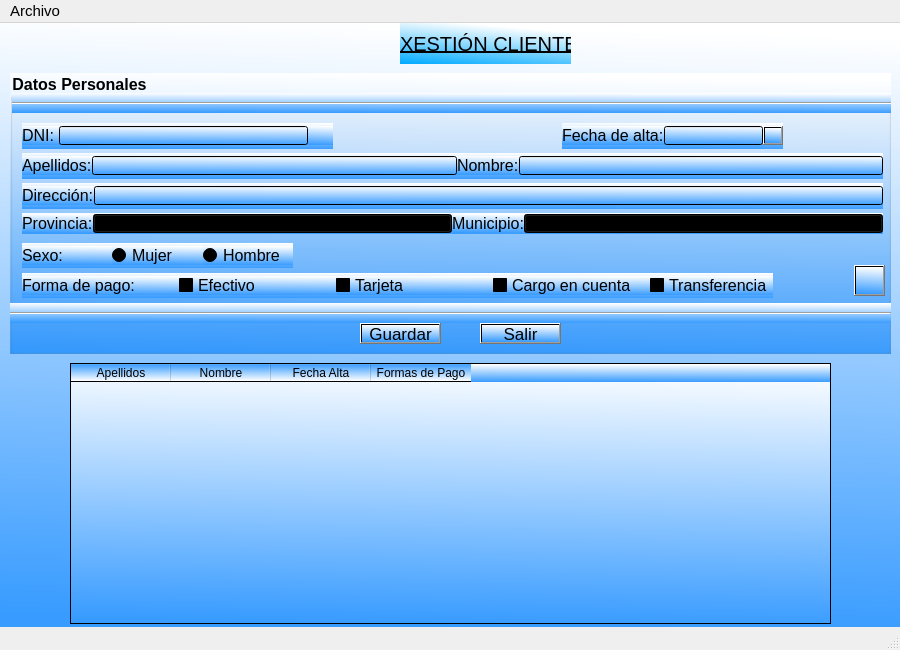
<?xml version="1.0" encoding="UTF-8"?>
<ui version="4.0">
 <class>MainWindow</class>
 <widget class="QMainWindow" name="MainWindow">
  <property name="geometry">
   <rect>
    <x>0</x>
    <y>0</y>
    <width>900</width>
    <height>650</height>
   </rect>
  </property>
  <property name="sizePolicy">
   <sizepolicy hsizetype="Expanding" vsizetype="Fixed">
    <horstretch>0</horstretch>
    <verstretch>0</verstretch>
   </sizepolicy>
  </property>
  <property name="maximumSize">
   <size>
    <width>1024</width>
    <height>800</height>
   </size>
  </property>
  <property name="font">
   <font>
    <pointsize>11</pointsize>
   </font>
  </property>
  <property name="windowTitle">
   <string>IMPORT - EXPORT TEIS</string>
  </property>
  <property name="styleSheet">
   <string notr="true"/>
  </property>
  <widget class="QWidget" name="centralwidget">
   <property name="styleSheet">
    <string notr="true"> QWidget{background-color: qlineargradient(spread:pad, x1:0.414, y1:1, x2:0.46, y2:0, stop:0 rgba(55, 155, 255, 255), stop:1 rgba(255, 255, 255, 255));} </string>
   </property>
   <widget class="QGroupBox" name="groupBox">
    <property name="geometry">
     <rect>
      <x>10</x>
      <y>50</y>
      <width>881</width>
      <height>281</height>
     </rect>
    </property>
    <property name="font">
     <font>
      <pointsize>12</pointsize>
      <weight>75</weight>
      <bold>true</bold>
     </font>
    </property>
    <property name="title">
     <string>Datos Personales</string>
    </property>
    <property name="alignment">
     <set>Qt::AlignLeading|Qt::AlignLeft|Qt::AlignVCenter</set>
    </property>
    <widget class="QWidget" name="horizontalLayoutWidget_5">
     <property name="geometry">
      <rect>
       <x>12</x>
       <y>170</y>
       <width>271</width>
       <height>25</height>
      </rect>
     </property>
     <layout class="QHBoxLayout" name="horizontalLayout_5">
      <property name="spacing">
       <number>0</number>
      </property>
      <item>
       <widget class="QLabel" name="lblSexo">
        <property name="maximumSize">
         <size>
          <width>16777215</width>
          <height>19</height>
         </size>
        </property>
        <property name="font">
         <font>
          <pointsize>12</pointsize>
         </font>
        </property>
        <property name="text">
         <string>Sexo:</string>
        </property>
       </widget>
      </item>
      <item>
       <widget class="QRadioButton" name="rbtFem">
        <property name="maximumSize">
         <size>
          <width>16777215</width>
          <height>19</height>
         </size>
        </property>
        <property name="font">
         <font>
          <pointsize>12</pointsize>
         </font>
        </property>
        <property name="text">
         <string>Mujer</string>
        </property>
        <attribute name="buttonGroup">
         <string notr="true">rbtGroupSex</string>
        </attribute>
       </widget>
      </item>
      <item>
       <widget class="QRadioButton" name="rbtHom">
        <property name="maximumSize">
         <size>
          <width>16777215</width>
          <height>19</height>
         </size>
        </property>
        <property name="font">
         <font>
          <pointsize>12</pointsize>
         </font>
        </property>
        <property name="text">
         <string>Hombre</string>
        </property>
        <attribute name="buttonGroup">
         <string notr="true">rbtGroupSex</string>
        </attribute>
       </widget>
      </item>
     </layout>
    </widget>
    <widget class="QWidget" name="horizontalLayoutWidget_3">
     <property name="geometry">
      <rect>
       <x>12</x>
       <y>110</y>
       <width>861</width>
       <height>26</height>
      </rect>
     </property>
     <layout class="QHBoxLayout" name="horizontalLayout_3">
      <property name="spacing">
       <number>0</number>
      </property>
      <property name="sizeConstraint">
       <enum>QLayout::SetNoConstraint</enum>
      </property>
      <item>
       <widget class="QLabel" name="lblDir">
        <property name="maximumSize">
         <size>
          <width>16777215</width>
          <height>19</height>
         </size>
        </property>
        <property name="font">
         <font>
          <pointsize>12</pointsize>
         </font>
        </property>
        <property name="text">
         <string>Dirección:</string>
        </property>
       </widget>
      </item>
      <item>
       <widget class="QLineEdit" name="txtDir">
        <property name="maximumSize">
         <size>
          <width>16777215</width>
          <height>19</height>
         </size>
        </property>
        <property name="font">
         <font>
          <pointsize>11</pointsize>
         </font>
        </property>
       </widget>
      </item>
     </layout>
    </widget>
    <widget class="QWidget" name="horizontalLayoutWidget">
     <property name="geometry">
      <rect>
       <x>12</x>
       <y>50</y>
       <width>311</width>
       <height>26</height>
      </rect>
     </property>
     <layout class="QHBoxLayout" name="horizontalLayout">
      <property name="spacing">
       <number>0</number>
      </property>
      <property name="sizeConstraint">
       <enum>QLayout::SetNoConstraint</enum>
      </property>
      <item>
       <widget class="QLabel" name="lblDNI">
        <property name="maximumSize">
         <size>
          <width>16777215</width>
          <height>19</height>
         </size>
        </property>
        <property name="font">
         <font>
          <pointsize>12</pointsize>
          <weight>50</weight>
          <bold>false</bold>
         </font>
        </property>
        <property name="text">
         <string>DNI: </string>
        </property>
       </widget>
      </item>
      <item>
       <widget class="QLineEdit" name="txtDNI">
        <property name="maximumSize">
         <size>
          <width>16777215</width>
          <height>19</height>
         </size>
        </property>
        <property name="font">
         <font>
          <pointsize>11</pointsize>
         </font>
        </property>
       </widget>
      </item>
      <item>
       <widget class="QLabel" name="lblValidoDNI">
        <property name="minimumSize">
         <size>
          <width>25</width>
          <height>0</height>
         </size>
        </property>
        <property name="maximumSize">
         <size>
          <width>16777215</width>
          <height>19</height>
         </size>
        </property>
        <property name="font">
         <font>
          <pointsize>14</pointsize>
         </font>
        </property>
        <property name="text">
         <string/>
        </property>
       </widget>
      </item>
     </layout>
    </widget>
    <widget class="QWidget" name="horizontalLayoutWidget_7">
     <property name="geometry">
      <rect>
       <x>552</x>
       <y>50</y>
       <width>221</width>
       <height>26</height>
      </rect>
     </property>
     <layout class="QHBoxLayout" name="horizontalLayout_7">
      <property name="spacing">
       <number>0</number>
      </property>
      <item>
       <widget class="QLabel" name="lblAlta">
        <property name="maximumSize">
         <size>
          <width>16777215</width>
          <height>19</height>
         </size>
        </property>
        <property name="font">
         <font>
          <pointsize>12</pointsize>
         </font>
        </property>
        <property name="text">
         <string>Fecha de alta:</string>
        </property>
       </widget>
      </item>
      <item>
       <widget class="QLineEdit" name="txtAltaCli">
        <property name="maximumSize">
         <size>
          <width>100</width>
          <height>19</height>
         </size>
        </property>
        <property name="font">
         <font>
          <pointsize>11</pointsize>
         </font>
        </property>
        <property name="alignment">
         <set>Qt::AlignRight|Qt::AlignTrailing|Qt::AlignVCenter</set>
        </property>
       </widget>
      </item>
      <item>
       <widget class="QPushButton" name="btnCalendar">
        <property name="maximumSize">
         <size>
          <width>20</width>
          <height>19</height>
         </size>
        </property>
        <property name="text">
         <string/>
        </property>
        <property name="icon">
         <iconset>
          <normaloff>img/iconoCal1.png</normaloff>img/iconoCal1.png</iconset>
        </property>
        <property name="iconSize">
         <size>
          <width>16</width>
          <height>16</height>
         </size>
        </property>
       </widget>
      </item>
     </layout>
    </widget>
    <widget class="QWidget" name="horizontalLayoutWidget_2">
     <property name="geometry">
      <rect>
       <x>12</x>
       <y>80</y>
       <width>861</width>
       <height>26</height>
      </rect>
     </property>
     <layout class="QHBoxLayout" name="horizontalLayout_2">
      <property name="spacing">
       <number>0</number>
      </property>
      <property name="sizeConstraint">
       <enum>QLayout::SetNoConstraint</enum>
      </property>
      <item>
       <widget class="QLabel" name="lblApel">
        <property name="maximumSize">
         <size>
          <width>16777215</width>
          <height>19</height>
         </size>
        </property>
        <property name="font">
         <font>
          <pointsize>12</pointsize>
         </font>
        </property>
        <property name="text">
         <string>Apellidos:</string>
        </property>
       </widget>
      </item>
      <item>
       <widget class="QLineEdit" name="txtApel">
        <property name="maximumSize">
         <size>
          <width>16777215</width>
          <height>19</height>
         </size>
        </property>
        <property name="font">
         <font>
          <pointsize>11</pointsize>
         </font>
        </property>
       </widget>
      </item>
      <item>
       <widget class="QLabel" name="lblNome">
        <property name="maximumSize">
         <size>
          <width>16777215</width>
          <height>19</height>
         </size>
        </property>
        <property name="font">
         <font>
          <pointsize>12</pointsize>
         </font>
        </property>
        <property name="text">
         <string>Nombre:</string>
        </property>
       </widget>
      </item>
      <item>
       <widget class="QLineEdit" name="txtNome">
        <property name="maximumSize">
         <size>
          <width>16777215</width>
          <height>19</height>
         </size>
        </property>
        <property name="font">
         <font>
          <pointsize>11</pointsize>
         </font>
        </property>
       </widget>
      </item>
     </layout>
    </widget>
    <widget class="QWidget" name="horizontalLayoutWidget_6">
     <property name="geometry">
      <rect>
       <x>12</x>
       <y>140</y>
       <width>861</width>
       <height>21</height>
      </rect>
     </property>
     <layout class="QHBoxLayout" name="horizontalLayout_6">
      <property name="spacing">
       <number>0</number>
      </property>
      <item>
       <widget class="QLabel" name="lblPro">
        <property name="sizePolicy">
         <sizepolicy hsizetype="Preferred" vsizetype="Preferred">
          <horstretch>0</horstretch>
          <verstretch>0</verstretch>
         </sizepolicy>
        </property>
        <property name="maximumSize">
         <size>
          <width>16777215</width>
          <height>19</height>
         </size>
        </property>
        <property name="font">
         <font>
          <pointsize>12</pointsize>
         </font>
        </property>
        <property name="text">
         <string>Provincia:</string>
        </property>
       </widget>
      </item>
      <item>
       <widget class="QComboBox" name="cmbProv">
        <property name="sizePolicy">
         <sizepolicy hsizetype="Expanding" vsizetype="Fixed">
          <horstretch>0</horstretch>
          <verstretch>0</verstretch>
         </sizepolicy>
        </property>
        <property name="maximumSize">
         <size>
          <width>16777215</width>
          <height>19</height>
         </size>
        </property>
       </widget>
      </item>
      <item>
       <widget class="QLabel" name="lblMun">
        <property name="sizePolicy">
         <sizepolicy hsizetype="Preferred" vsizetype="Preferred">
          <horstretch>0</horstretch>
          <verstretch>0</verstretch>
         </sizepolicy>
        </property>
        <property name="maximumSize">
         <size>
          <width>16777215</width>
          <height>19</height>
         </size>
        </property>
        <property name="font">
         <font>
          <pointsize>12</pointsize>
         </font>
        </property>
        <property name="text">
         <string>Municipio:</string>
        </property>
       </widget>
      </item>
      <item>
       <widget class="QComboBox" name="cmbMun">
        <property name="sizePolicy">
         <sizepolicy hsizetype="Expanding" vsizetype="Fixed">
          <horstretch>0</horstretch>
          <verstretch>0</verstretch>
         </sizepolicy>
        </property>
        <property name="maximumSize">
         <size>
          <width>16777215</width>
          <height>19</height>
         </size>
        </property>
       </widget>
      </item>
     </layout>
    </widget>
    <widget class="Line" name="line_2">
     <property name="geometry">
      <rect>
       <x>2</x>
       <y>20</y>
       <width>881</width>
       <height>20</height>
      </rect>
     </property>
     <property name="autoFillBackground">
      <bool>false</bool>
     </property>
     <property name="orientation">
      <enum>Qt::Horizontal</enum>
     </property>
    </widget>
    <widget class="QWidget" name="horizontalLayoutWidget_4">
     <property name="geometry">
      <rect>
       <x>12</x>
       <y>200</y>
       <width>751</width>
       <height>25</height>
      </rect>
     </property>
     <layout class="QHBoxLayout" name="horizontalLayout_4">
      <property name="spacing">
       <number>0</number>
      </property>
      <item>
       <widget class="QLabel" name="lblFormapago">
        <property name="sizePolicy">
         <sizepolicy hsizetype="Expanding" vsizetype="Preferred">
          <horstretch>0</horstretch>
          <verstretch>0</verstretch>
         </sizepolicy>
        </property>
        <property name="maximumSize">
         <size>
          <width>16777215</width>
          <height>19</height>
         </size>
        </property>
        <property name="font">
         <font>
          <pointsize>12</pointsize>
         </font>
        </property>
        <property name="text">
         <string>Forma de pago:</string>
        </property>
       </widget>
      </item>
      <item>
       <widget class="QCheckBox" name="chkEfectivo">
        <property name="sizePolicy">
         <sizepolicy hsizetype="Expanding" vsizetype="Fixed">
          <horstretch>0</horstretch>
          <verstretch>0</verstretch>
         </sizepolicy>
        </property>
        <property name="minimumSize">
         <size>
          <width>100</width>
          <height>0</height>
         </size>
        </property>
        <property name="maximumSize">
         <size>
          <width>16777215</width>
          <height>19</height>
         </size>
        </property>
        <property name="font">
         <font>
          <pointsize>12</pointsize>
         </font>
        </property>
        <property name="text">
         <string>Efectivo</string>
        </property>
        <attribute name="buttonGroup">
         <string notr="true">chkGroupPago</string>
        </attribute>
       </widget>
      </item>
      <item>
       <widget class="QCheckBox" name="chkTarjeta">
        <property name="sizePolicy">
         <sizepolicy hsizetype="Expanding" vsizetype="Fixed">
          <horstretch>0</horstretch>
          <verstretch>0</verstretch>
         </sizepolicy>
        </property>
        <property name="minimumSize">
         <size>
          <width>100</width>
          <height>0</height>
         </size>
        </property>
        <property name="maximumSize">
         <size>
          <width>16777215</width>
          <height>19</height>
         </size>
        </property>
        <property name="font">
         <font>
          <pointsize>12</pointsize>
         </font>
        </property>
        <property name="text">
         <string>Tarjeta</string>
        </property>
        <attribute name="buttonGroup">
         <string notr="true">chkGroupPago</string>
        </attribute>
       </widget>
      </item>
      <item>
       <widget class="QCheckBox" name="chkCargoCuenta">
        <property name="sizePolicy">
         <sizepolicy hsizetype="Expanding" vsizetype="Fixed">
          <horstretch>0</horstretch>
          <verstretch>0</verstretch>
         </sizepolicy>
        </property>
        <property name="minimumSize">
         <size>
          <width>100</width>
          <height>0</height>
         </size>
        </property>
        <property name="maximumSize">
         <size>
          <width>16777215</width>
          <height>19</height>
         </size>
        </property>
        <property name="font">
         <font>
          <pointsize>12</pointsize>
         </font>
        </property>
        <property name="text">
         <string>Cargo en cuenta</string>
        </property>
        <attribute name="buttonGroup">
         <string notr="true">chkGroupPago</string>
        </attribute>
       </widget>
      </item>
      <item>
       <widget class="QCheckBox" name="chkTransfe">
        <property name="sizePolicy">
         <sizepolicy hsizetype="Minimum" vsizetype="Expanding">
          <horstretch>0</horstretch>
          <verstretch>0</verstretch>
         </sizepolicy>
        </property>
        <property name="minimumSize">
         <size>
          <width>100</width>
          <height>0</height>
         </size>
        </property>
        <property name="maximumSize">
         <size>
          <width>16777215</width>
          <height>19</height>
         </size>
        </property>
        <property name="font">
         <font>
          <pointsize>12</pointsize>
         </font>
        </property>
        <property name="text">
         <string>Transferencia</string>
        </property>
        <attribute name="buttonGroup">
         <string notr="true">chkGroupPago</string>
        </attribute>
       </widget>
      </item>
     </layout>
    </widget>
    <widget class="Line" name="line">
     <property name="geometry">
      <rect>
       <x>0</x>
       <y>230</y>
       <width>881</width>
       <height>20</height>
      </rect>
     </property>
     <property name="autoFillBackground">
      <bool>false</bool>
     </property>
     <property name="orientation">
      <enum>Qt::Horizontal</enum>
     </property>
    </widget>
    <widget class="QPushButton" name="btnSalir">
     <property name="geometry">
      <rect>
       <x>470</x>
       <y>250</y>
       <width>81</width>
       <height>21</height>
      </rect>
     </property>
     <property name="font">
      <font>
       <pointsize>13</pointsize>
      </font>
     </property>
     <property name="text">
      <string>Salir</string>
     </property>
    </widget>
    <widget class="QPushButton" name="btnGrabaCli">
     <property name="geometry">
      <rect>
       <x>350</x>
       <y>250</y>
       <width>81</width>
       <height>21</height>
      </rect>
     </property>
     <property name="palette">
      <palette>
       <active>
        <colorrole role="Button">
         <brush brushstyle="LinearGradientPattern">
          <gradient startx="0.414000000000000" starty="1.000000000000000" endx="0.460000000000000" endy="0.000000000000000" type="LinearGradient" spread="PadSpread" coordinatemode="ObjectBoundingMode">
           <gradientstop position="0.000000000000000">
            <color alpha="255">
             <red>55</red>
             <green>155</green>
             <blue>255</blue>
            </color>
           </gradientstop>
           <gradientstop position="1.000000000000000">
            <color alpha="255">
             <red>255</red>
             <green>255</green>
             <blue>255</blue>
            </color>
           </gradientstop>
          </gradient>
         </brush>
        </colorrole>
        <colorrole role="Base">
         <brush brushstyle="LinearGradientPattern">
          <gradient startx="0.414000000000000" starty="1.000000000000000" endx="0.460000000000000" endy="0.000000000000000" type="LinearGradient" spread="PadSpread" coordinatemode="ObjectBoundingMode">
           <gradientstop position="0.000000000000000">
            <color alpha="255">
             <red>55</red>
             <green>155</green>
             <blue>255</blue>
            </color>
           </gradientstop>
           <gradientstop position="1.000000000000000">
            <color alpha="255">
             <red>255</red>
             <green>255</green>
             <blue>255</blue>
            </color>
           </gradientstop>
          </gradient>
         </brush>
        </colorrole>
        <colorrole role="Window">
         <brush brushstyle="LinearGradientPattern">
          <gradient startx="0.414000000000000" starty="1.000000000000000" endx="0.460000000000000" endy="0.000000000000000" type="LinearGradient" spread="PadSpread" coordinatemode="ObjectBoundingMode">
           <gradientstop position="0.000000000000000">
            <color alpha="255">
             <red>55</red>
             <green>155</green>
             <blue>255</blue>
            </color>
           </gradientstop>
           <gradientstop position="1.000000000000000">
            <color alpha="255">
             <red>255</red>
             <green>255</green>
             <blue>255</blue>
            </color>
           </gradientstop>
          </gradient>
         </brush>
        </colorrole>
       </active>
       <inactive>
        <colorrole role="Button">
         <brush brushstyle="LinearGradientPattern">
          <gradient startx="0.414000000000000" starty="1.000000000000000" endx="0.460000000000000" endy="0.000000000000000" type="LinearGradient" spread="PadSpread" coordinatemode="ObjectBoundingMode">
           <gradientstop position="0.000000000000000">
            <color alpha="255">
             <red>55</red>
             <green>155</green>
             <blue>255</blue>
            </color>
           </gradientstop>
           <gradientstop position="1.000000000000000">
            <color alpha="255">
             <red>255</red>
             <green>255</green>
             <blue>255</blue>
            </color>
           </gradientstop>
          </gradient>
         </brush>
        </colorrole>
        <colorrole role="Base">
         <brush brushstyle="LinearGradientPattern">
          <gradient startx="0.414000000000000" starty="1.000000000000000" endx="0.460000000000000" endy="0.000000000000000" type="LinearGradient" spread="PadSpread" coordinatemode="ObjectBoundingMode">
           <gradientstop position="0.000000000000000">
            <color alpha="255">
             <red>55</red>
             <green>155</green>
             <blue>255</blue>
            </color>
           </gradientstop>
           <gradientstop position="1.000000000000000">
            <color alpha="255">
             <red>255</red>
             <green>255</green>
             <blue>255</blue>
            </color>
           </gradientstop>
          </gradient>
         </brush>
        </colorrole>
        <colorrole role="Window">
         <brush brushstyle="LinearGradientPattern">
          <gradient startx="0.414000000000000" starty="1.000000000000000" endx="0.460000000000000" endy="0.000000000000000" type="LinearGradient" spread="PadSpread" coordinatemode="ObjectBoundingMode">
           <gradientstop position="0.000000000000000">
            <color alpha="255">
             <red>55</red>
             <green>155</green>
             <blue>255</blue>
            </color>
           </gradientstop>
           <gradientstop position="1.000000000000000">
            <color alpha="255">
             <red>255</red>
             <green>255</green>
             <blue>255</blue>
            </color>
           </gradientstop>
          </gradient>
         </brush>
        </colorrole>
       </inactive>
       <disabled>
        <colorrole role="Button">
         <brush brushstyle="LinearGradientPattern">
          <gradient startx="0.414000000000000" starty="1.000000000000000" endx="0.460000000000000" endy="0.000000000000000" type="LinearGradient" spread="PadSpread" coordinatemode="ObjectBoundingMode">
           <gradientstop position="0.000000000000000">
            <color alpha="255">
             <red>55</red>
             <green>155</green>
             <blue>255</blue>
            </color>
           </gradientstop>
           <gradientstop position="1.000000000000000">
            <color alpha="255">
             <red>255</red>
             <green>255</green>
             <blue>255</blue>
            </color>
           </gradientstop>
          </gradient>
         </brush>
        </colorrole>
        <colorrole role="Base">
         <brush brushstyle="LinearGradientPattern">
          <gradient startx="0.414000000000000" starty="1.000000000000000" endx="0.460000000000000" endy="0.000000000000000" type="LinearGradient" spread="PadSpread" coordinatemode="ObjectBoundingMode">
           <gradientstop position="0.000000000000000">
            <color alpha="255">
             <red>55</red>
             <green>155</green>
             <blue>255</blue>
            </color>
           </gradientstop>
           <gradientstop position="1.000000000000000">
            <color alpha="255">
             <red>255</red>
             <green>255</green>
             <blue>255</blue>
            </color>
           </gradientstop>
          </gradient>
         </brush>
        </colorrole>
        <colorrole role="Window">
         <brush brushstyle="LinearGradientPattern">
          <gradient startx="0.414000000000000" starty="1.000000000000000" endx="0.460000000000000" endy="0.000000000000000" type="LinearGradient" spread="PadSpread" coordinatemode="ObjectBoundingMode">
           <gradientstop position="0.000000000000000">
            <color alpha="255">
             <red>55</red>
             <green>155</green>
             <blue>255</blue>
            </color>
           </gradientstop>
           <gradientstop position="1.000000000000000">
            <color alpha="255">
             <red>255</red>
             <green>255</green>
             <blue>255</blue>
            </color>
           </gradientstop>
          </gradient>
         </brush>
        </colorrole>
       </disabled>
      </palette>
     </property>
     <property name="font">
      <font>
       <pointsize>13</pointsize>
      </font>
     </property>
     <property name="text">
      <string>Guardar</string>
     </property>
    </widget>
    <widget class="QPushButton" name="btnLimpiaCli">
     <property name="geometry">
      <rect>
       <x>844</x>
       <y>192</y>
       <width>31</width>
       <height>31</height>
      </rect>
     </property>
     <property name="text">
      <string/>
     </property>
     <property name="icon">
      <iconset>
       <normaloff>img/reloadBtn.png</normaloff>img/reloadBtn.png</iconset>
     </property>
    </widget>
   </widget>
   <widget class="QLabel" name="lblClientes">
    <property name="geometry">
     <rect>
      <x>400</x>
      <y>0</y>
      <width>171</width>
      <height>41</height>
     </rect>
    </property>
    <property name="font">
     <font>
      <pointsize>15</pointsize>
      <underline>true</underline>
     </font>
    </property>
    <property name="styleSheet">
     <string notr="true">background-color: qlineargradient(spread:pad, x1:0.011, y1:1, x2:0.358, y2:0, stop:0 rgba(0, 170, 255, 255), stop:1 rgba(255, 255, 255, 255))</string>
    </property>
    <property name="text">
     <string>XESTIÓN CLIENTES</string>
    </property>
   </widget>
   <widget class="QTableWidget" name="tabClientes">
    <property name="geometry">
     <rect>
      <x>70</x>
      <y>340</y>
      <width>761</width>
      <height>261</height>
     </rect>
    </property>
    <property name="maximumSize">
     <size>
      <width>761</width>
      <height>261</height>
     </size>
    </property>
    <property name="alternatingRowColors">
     <bool>true</bool>
    </property>
    <column>
     <property name="text">
      <string>Apellidos</string>
     </property>
    </column>
    <column>
     <property name="text">
      <string>Nombre</string>
     </property>
    </column>
    <column>
     <property name="text">
      <string>Fecha Alta</string>
     </property>
    </column>
    <column>
     <property name="text">
      <string>Formas de Pago</string>
     </property>
    </column>
   </widget>
  </widget>
  <widget class="QStatusBar" name="statusbar"/>
  <widget class="QMenuBar" name="menubar">
   <property name="geometry">
    <rect>
     <x>0</x>
     <y>0</y>
     <width>900</width>
     <height>21</height>
    </rect>
   </property>
   <widget class="QMenu" name="menuArchivo">
    <property name="title">
     <string>Archivo</string>
    </property>
    <addaction name="separator"/>
    <addaction name="actionSalir"/>
   </widget>
   <addaction name="menuArchivo"/>
  </widget>
  <action name="actionAbrir">
   <property name="text">
    <string>Abrir</string>
   </property>
  </action>
  <action name="actionGuardar">
   <property name="text">
    <string>Guardar</string>
   </property>
  </action>
  <action name="actionGuardar_como">
   <property name="text">
    <string>Guardar como...</string>
   </property>
  </action>
  <action name="actionSalir">
   <property name="text">
    <string>Salir</string>
   </property>
   <property name="shortcut">
    <string>Alt+S</string>
   </property>
  </action>
 </widget>
 <resources/>
 <connections/>
 <buttongroups>
  <buttongroup name="rbtGroupSex"/>
  <buttongroup name="chkGroupPago">
   <property name="exclusive">
    <bool>false</bool>
   </property>
  </buttongroup>
 </buttongroups>
</ui>
